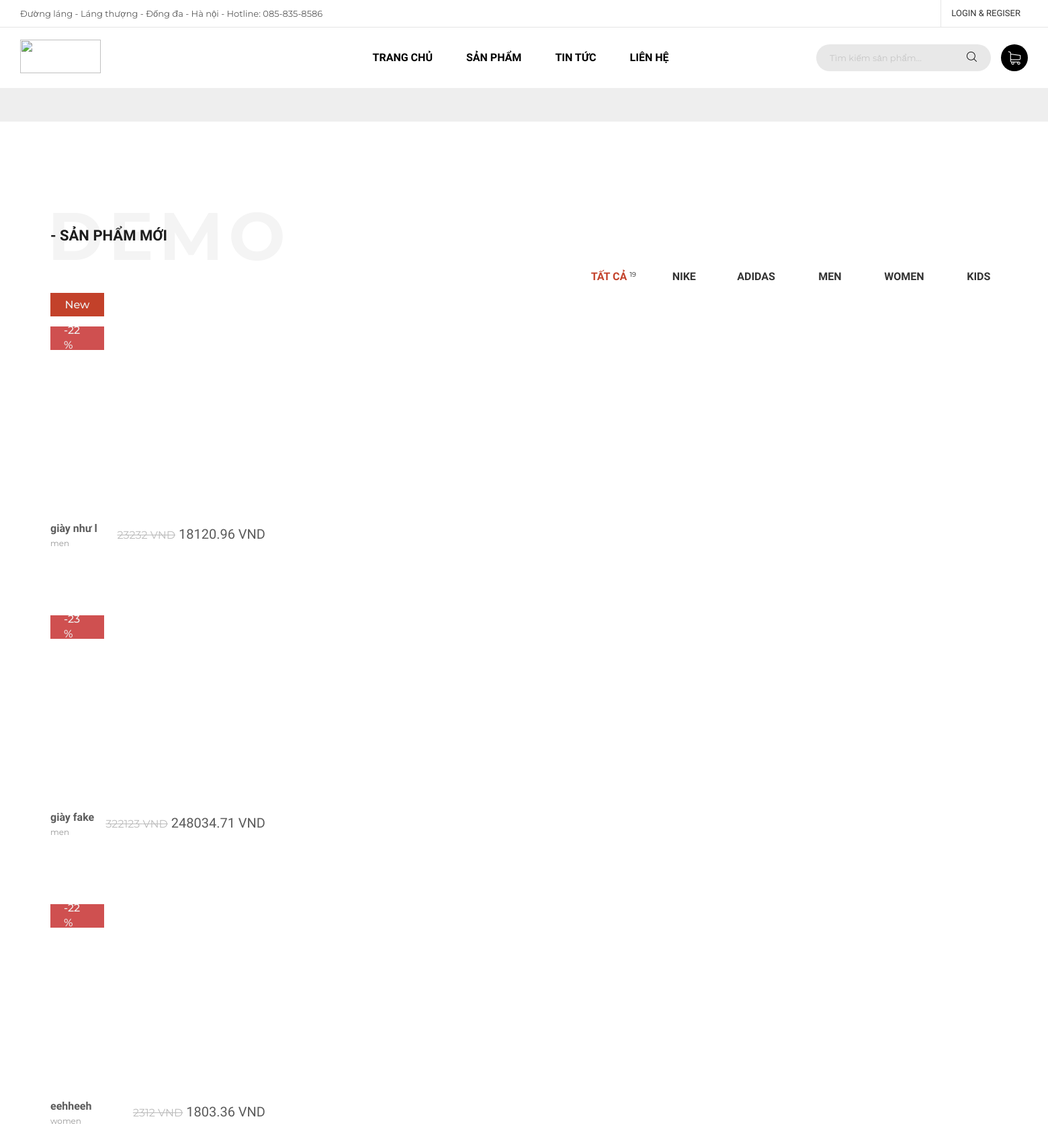
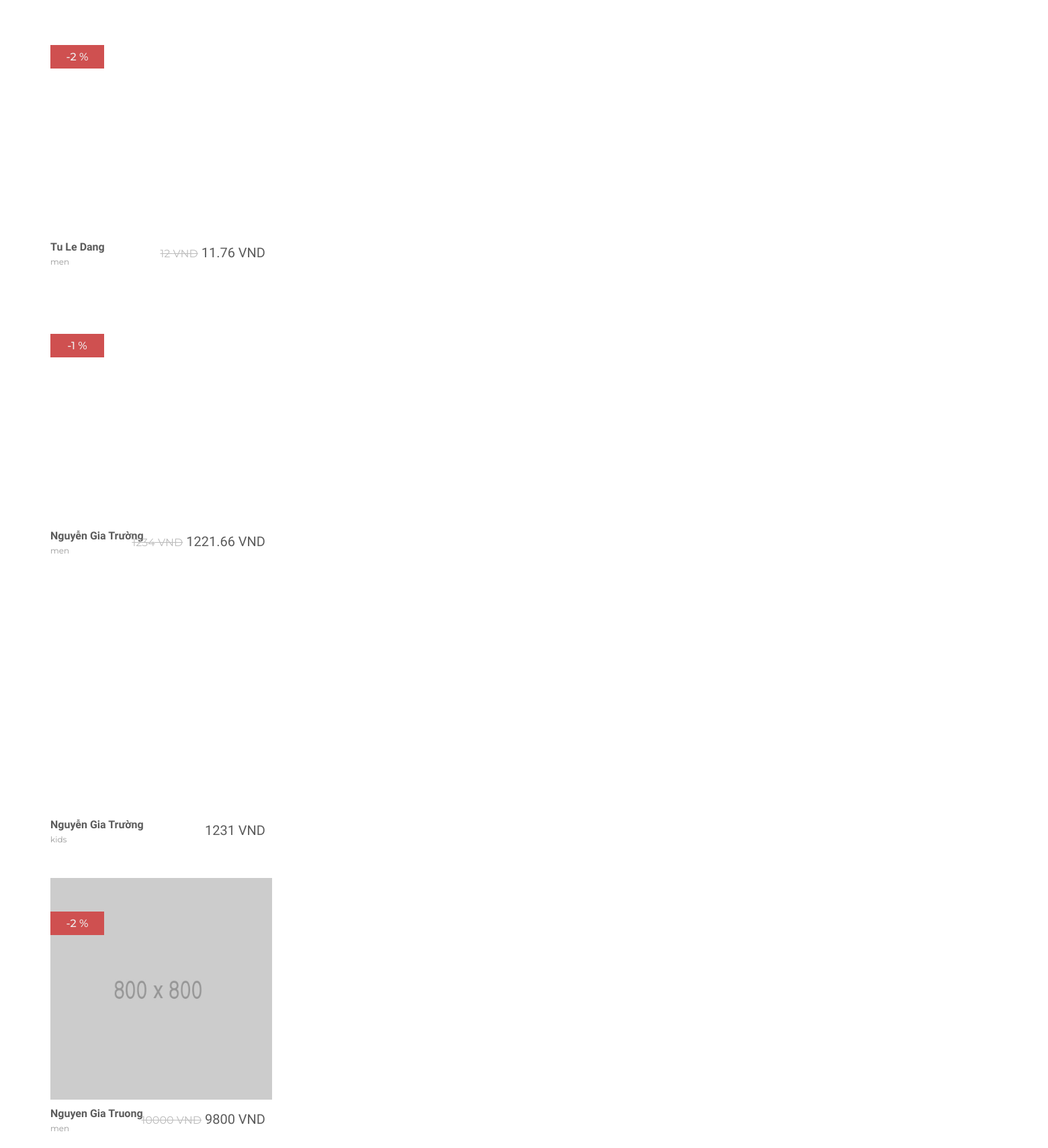
The page / (upper part) on the database its author committed (2 pictures, top to bottom).
### tables this page shows
CREATE TABLE `shoe` (
  `id` int(11) NOT NULL,
  `name` varchar(255) NOT NULL,
  `price` bigint(11) NOT NULL,
  `sale` int(11) NOT NULL,
  `size` varchar(255) NOT NULL,
  `category_id` int(11) NOT NULL,
  `color` varchar(255) NOT NULL,
  `review` varchar(500) NOT NULL
);

CREATE TABLE `category` (
  `id` int(11) NOT NULL,
  `name` varchar(255) NOT NULL
);

### formCart.php (called while the page is built, shortened)
<?php
require_once("repository/cartRepository.php");
require_once("repository/shoeRepository.php");
$shoeRepository = new ShoeRepository();
?>

### repository/shoeRepository.php (called while the page is built, shortened)
<?php
    require_once(__DIR__."../../connect.php");
    class ShoeRepository{
        public function getAll($limit){
            global $conn;
            $sql = "select s.id as shoe_id, s.name as shoe_name, s.*, c.* from shoe s join category c on c.id=s.category_id order by s.id desc ";
            if($limit != null)
                $sql.="limit 0,".$limit;
            return mysqli_query($conn,$sql);
        }
        public function countShoeByCategoryName($name){
            global $conn;
            $sql = "select * from shoe s join category c on c.id=s.category_id";
            if($name != '')
                $sql = "select * from shoe s join category c on c.id=s.category_id and c.name='$name'";
            return mysqli_query($conn,$sql)->num_rows;
        }
        public function getImage($id){
            global $conn;
            $sql = "select link_image from shoe_image where shoe_id=$id";
            return mysqli_query($conn,$sql);
        }
    }
?>

### index.php (the view, shortened to what this page needs)
<?php
  require_once("repository/shoeRepository.php");
?>
<!DOCTYPE html>
<html lang="en">
  <head>
    <link rel="stylesheet" href="plugins/font-awesome/css/font-awesome.min.css">
    <link rel="stylesheet" href="plugins/ps-icon/style.css">
    <link rel="stylesheet" href="plugins/bootstrap/dist/css/bootstrap.min.css">
    <link rel="stylesheet" href="plugins/owl-carousel/assets/owl.carousel.css">
    <link rel="stylesheet" href="plugins/jquery-bar-rating/dist/themes/fontawesome-stars.css">
    <link rel="stylesheet" href="plugins/slick/slick/slick.css">
    <link rel="stylesheet" href="plugins/bootstrap-select/dist/css/bootstrap-select.min.css">
    <link rel="stylesheet" href="plugins/Magnific-Popup/dist/magnific-popup.css">
    <link rel="stylesheet" href="plugins/jquery-ui/jquery-ui.min.css">
    <link rel="stylesheet" href="plugins/revolution/css/settings.css">
    <link rel="stylesheet" href="plugins/revolution/css/layers.css">
    <link rel="stylesheet" href="plugins/revolution/css/navigation.css">
    <link rel="stylesheet" href="css/style.css">
  </head>
  <body class="ps-loading">
    <header class="header">
      <div class="header__top">
        <div class="container-fluid">
          <div class="row">
                <div class="col-lg-6 col-md-8 col-sm-6 col-xs-12 ">
                  <p>Đường láng - Láng thượng - Đống đa - Hà nội  -  Hotline: 085-835-8586</p>
                </div>
                <div class="col-lg-6 col-md-4 col-sm-6 col-xs-12 ">
                  <div class="header__actions">
                    <?php
                      require_once("backend/filterWithCookie.php");
                    ?>
                  </div>
                </div>
          </div>
        </div>
      </div>
      <nav class="navigation">
        <div class="container-fluid">
          <div class="navigation__column left">
            <div class="header__logo" style="margin-bottom: 14px;"><a class="ps-logo" href="index.php"><img src="https://i.ibb.co/RbVtcBW/oke-moi.png" alt="" style="height: 50px;width: 120px;"></a></div>
          </div>
          <div class="navigation__column center">
                <ul class="main-menu menu">
                  <li class="menu-item menu-item-has-children dropdown"><a href="index.php">Trang chủ</a>
                  </li>
                  <li class="menu-item menu-item-has-children has-mega-menu"><a href="404.php">Sản phẩm</a>
                  </li>
                  <li class="menu-item menu-item-has-children dropdown"><a href="#">Tin tức</a>
                  </li>
                  <li class="menu-item menu-item-has-children dropdown"><a href="contact-us.php">Liên hệ</a>
                  </li>
                </ul>
          </div>
          <div class="navigation__column right">
            <form class="ps-search--header" action="do_action" method="post">
              <input class="form-control" type="text" placeholder="Tìm kiếm sản phẩm…">
              <button><i class="ps-icon-search"></i></button>
            </form>
            <div class="ps-cart"><a class="ps-cart__toggle" href="#"><i class="ps-icon-shopping-cart"></i></a>
              <?php require_once("formCart.php") ?>
            </div>
          </div>
        </div>
      </nav>
    </header>
    <div class="header-services">
      <div class="ps-services owl-slider" data-owl-auto="true" data-owl-loop="true" data-owl-speed="7000" data-owl-gap="0" data-owl-nav="true" data-owl-dots="false" data-owl-item="1" data-owl-item-xs="1" data-owl-item-sm="1" data-owl-item-md="1" data-owl-item-lg="1" data-owl-duration="1000" data-owl-mousedrag="on">
      </div>
    </div>
    <main class="ps-main">
      <div class="ps-section--features-product ps-section masonry-root pt-100 pb-100">
        <div class="ps-container">
          <div class="ps-section__header mb-50">
            <h3 class="ps-section__title" data-mask="DEMO">- Sản phẩm mới</h3>
            <ul class="ps-masonry__filter">
              <li class="current"><a href="#" data-filter="*">Tất cả <sup><?php  echo $shoeRepository->countShoeByCategoryName('');?></sup></a></li>
              <li><a href="#" data-filter=".nike">Nike <sup><?php  echo $shoeRepository->countShoeByCategoryName('nike');?></sup></a></li>
              <li><a href="#" data-filter=".adidas">Adidas <sup><?php  echo $shoeRepository->countShoeByCategoryName('adidas');?></sup></a></li>
              <li><a href="#" data-filter=".men">Men <sup><?php  echo $shoeRepository->countShoeByCategoryName('men');?></sup></a></li>
              <li><a href="#" data-filter=".women">Women <sup><?php  echo $shoeRepository->countShoeByCategoryName('women');?></sup></a></li>
              <li><a href="#" data-filter=".kids">Kids <sup><?php  echo $shoeRepository->countShoeByCategoryName('kids');?></sup></a></li>
            </ul>
          </div>
          <div class="ps-section__content pb-50">
            <div class="masonry-wrapper" data-col-md="4" data-col-sm="2" data-col-xs="1" data-gap="30" data-radio="100%">
              <div class="ps-masonry">
                <?php
                    $checkNew = false;
                    $listShoe = $shoeRepository->getAll(12);
                    foreach($listShoe as $shoe){
                ?>
                <div class="grid-item <?php echo $shoe['name']?>">
                  <div class="grid-item__content-wrapper">
                    <div class="ps-shoe mb-30">
                      <div class="ps-shoe__thumbnail">
                        <?php
                          if(!$checkNew){
                            echo '<div class="ps-badge"><span>New</span></div>';
                            $checkNew = true;
                          }
                          if($shoe['sale']>0){
                            echo '<div class="ps-badge ps-badge--sale ps-badge--2nd"><span>-'.$shoe['sale'].' %</span></div>';
                          }
                         ?>
                        <?php
                          $arrLinkImage = $shoeRepository->getImage($shoe['shoe_id']);
                          if($arrLinkImage->num_rows > 0){
                            echo '<img id="imageShoe" src="'.$arrLinkImage->fetch_assoc()['link_image'].'" alt="">';
                          }
                          else{
                            echo '<img src="images/shoe/1.jpg" alt="">';
                          }
                        ?>
                        <a class="ps-shoe__overlay" href="product-detail.php?id=<?php echo $shoe['shoe_id'] ?>"></a>
                      </div>
                      <div class="ps-shoe__content">
                        <div class="ps-shoe__detail"><a class="ps-shoe__name" href="#"><?php echo $shoe['shoe_name'] ?></a>
                          <p class="ps-shoe__categories"><a href="#"><?php echo $shoe['name'] ?></a></p>
                          <span class="ps-shoe__price">
                            <?php
                              if($shoe['sale'] > 0){
                                echo '<del>'.$shoe['price'].' VND</del>';
                              }
                             ?>
                             <?php
                                echo ($shoe['price'] - $shoe['price']*$shoe['sale']*0.01)." VND";
                             ?></span>
                        </div>
                      </div>
                    </div>
                  </div>
                </div>
                <?php
                  }
                ?>
              </div>
            </div>
          </div>
        </div>
      </div>
    </main>
  </body>
</html>

### rows shown on the page
shoe: shows "New", sale "22", name "giày như l", category.name "men", price "23232", $shoe['price'] - $shoe['price']*$shoe['sale']*0.01 "18120.96"
shoe: sale "23", name "giày fake", category.name "men", price "322123", $shoe['price'] - $shoe['price']*$shoe['sale']*0.01 "248034.71"
shoe: sale "22", name "eehheeh", category.name "women", price "2312", $shoe['price'] - $shoe['price']*$shoe['sale']*0.01 "1803.36"
shoe: sale "2", name "Tu Le Dang", category.name "men", price "12", $shoe['price'] - $shoe['price']*$shoe['sale']*0.01 "11.76"
shoe: sale "1", name "Nguyễn Gia Trường", category.name "men", price "1234", $shoe['price'] - $shoe['price']*$shoe['sale']*0.01 "1221.66"
shoe: name "Nguyễn Gia Trường", category.name "kids", $shoe['price']-$shoe['price']*$shoe['sale']*0.01 "1231"
shoe: sale "2", name "Nguyen Gia Truong", category.name "men", price "10000", $shoe['price'] - $shoe['price']*$shoe['sale']*0.01 "9800"

### other values the page prints
$shoeRepository->countShoeByCategoryName('') "19"
